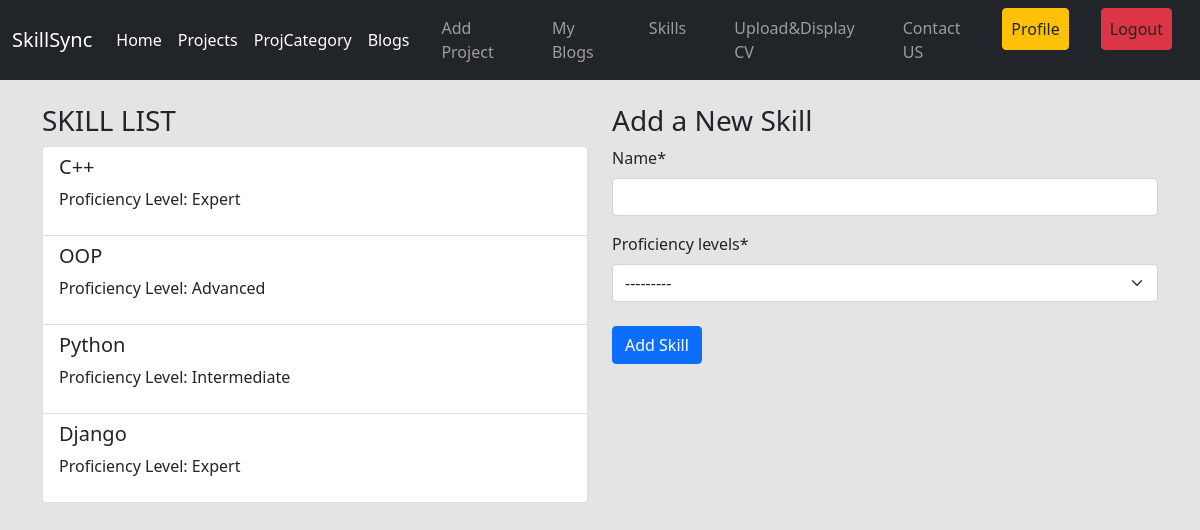
The page /skills/ (signed in) on the database its author committed.
### skills/models.py (models this page shows, shortened)
class Skill(models.Model):
    LEVEL_CHOICES = (
        ('Beginner', 'Beginner'),
        ('Intermediate', 'Intermediate'),
        ('Advanced', 'Advanced'),
        ('Expert', 'Expert'),
    )
    name = models.CharField(max_length=100)
    proficiency_levels = models.CharField(max_length=50, choices=LEVEL_CHOICES)
    user = models.ManyToManyField(User)

### skills/views.py (the view)
# urls.py: path('skills/', views.skill_list, name='skill_list'),
@login_required
def skill_list(request):
    skills = Skill.objects.filter(user=request.user)
    if request.method == 'POST':
        form = SkillForm(request.POST)
        if form.is_valid():
            skill_name = form.cleaned_data['name']
            proficiency_level = form.cleaned_data['proficiency_levels']
            skill, created = Skill.objects.get_or_create(name=skill_name, proficiency_levels=proficiency_level)
            skill.user.add(request.user)
            skill.save()
            messages.success(request, 'Skill added successfully!')
            return redirect('skill_list')
        else:
            messages.error(request, 'Please correct the error below.')
    else:
        form = SkillForm()
    return render(request, 'skill_list.html', {'skills': skills, 'form': form})

### skills/forms.py
class SkillForm(forms.ModelForm):
    class Meta:
        model = Skill
        fields = ['name', 'proficiency_levels']

### skills/templates/skill_list.html (shortened to what this page needs)
{% extends 'base.html' %}
{%  load crispy_forms_tags %}
{% block content %}
<div class="container">
    <div class="row">
        <div class="col-md-6">
            <h3 class="mt-4">SKILL LIST</h3>
            <ul class="list-group">
                {% for skill in skills %}
                <li class="list-group-item">
                    <h5>{{ skill.name }}</h5>
                    <p>Proficiency Level: {{ skill.proficiency_levels }}</p>
                </li>
                {% endfor %}
            </ul>
        </div>
        <div class="col-md-6 mt-4">
            <h3>Add a New Skill</h3>
            <form method="post" enctype="multipart/form-data">
                {{ form|crispy }}
                <button type="submit" class="btn btn-primary mt-2">Add Skill</button>
            </form>
        </div>
    </div>
</div>
{% endblock %}

### rows shown on the page
Skill: name "C++", proficiency_levels "Expert"
Skill: name "OOP", proficiency_levels "Advanced"
Skill: name "Python", proficiency_levels "Intermediate"
Skill: name "Django", proficiency_levels "Expert"
